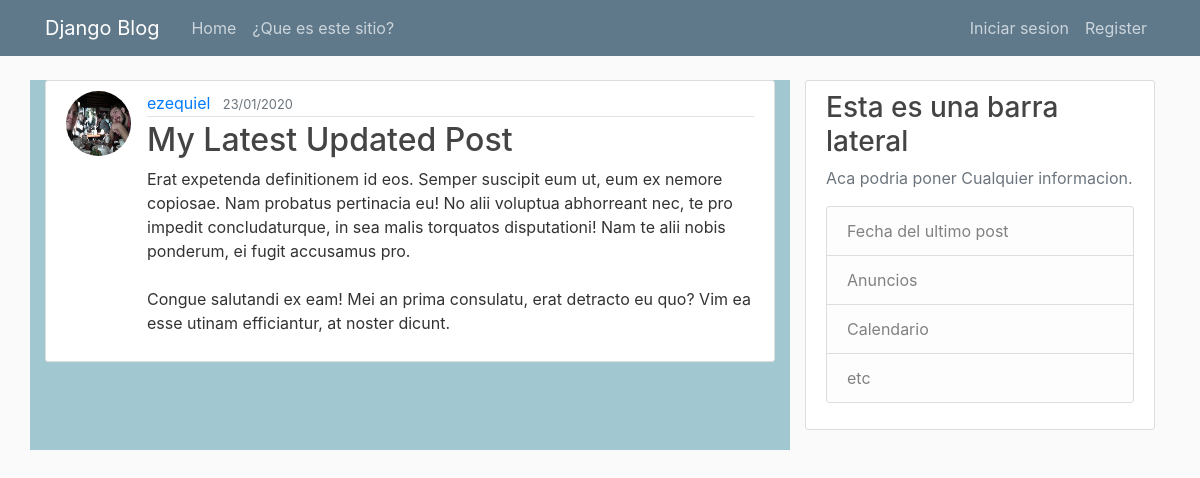
The app's page /post/17/ with its own data.
### blog/models.py (models this page shows, shortened)
class Post(models.Model):
    title = models.CharField(max_length=100)
    content = RichTextField()#models.TextField()
    date_posted = models.DateTimeField(default=timezone.now)
    author = models.ForeignKey(User, on_delete=models.CASCADE)

### users/models.py (models this page shows, shortened)
class Profile(models.Model):
    user = models.OneToOneField(
            User,
            on_delete = models.CASCADE
    )
    image = models.ImageField(
            default = 'default.jpg',
            upload_to = 'profile_pics'
    )

### blog/views.py (the view)
# urls.py: path('post/<int:pk>/', PostDetailView.as_view(), name='post-detail' ),
class PostDetailView(DetailView):
    model = Post

### blog/templates/blog/post_detail.html (shortened to what this page needs)
{% extends "blog/base.html" %}
{% block content %}
  <article class="media content-section">
    <img class="rounded-circle article-img" src="{{ object.author.profile.image.url }}" alt="">
    <div  class="media-body">
      <div class="article-metadata">
        <a class="mr-2" href="{% url 'user-posts' object.author.username %}">{{ object.author }}</a>
        <small class="text-muted">{{ object.date_posted|date:"d/m/Y" }}</small>
      </div>
      <h2 class="article-title" href="#">{{ object.title }}</h2>
      <p class="article-content">{{ object.content }}</p>
    </div>
  </article>
{% endblock content %}

### blog/static/blog/main.css (style rules this page uses)
body { background: #fafafa; color: #333333; margin-top: 5rem; }
h1, h2, h3, h4, h5, h6 { color: #444444; }
.content-section { background: #ffffff; padding: 10px 20px; border: 1px solid #dddddd; border-radius: 3px; margin-bottom: 20px; }
.article-title { color: #444444; }
.article-content { white-space: pre-line; }
.article-img { height: 65px; width: 65px; margin-right: 16px; }
.article-metadata { padding-bottom: 1px; margin-bottom: 4px; border-bottom: 1px solid #e3e3e3 }

### records on screen
Post: author.profile.image (picture), author "ezequiel", date_posted "23/01/2020", title "My Latest Updated Post", content "Erat expetenda definitionem id eos. Semper suscipit eum ut, eum ex nemore copiosae. Nam probatus pertinacia eu! No alii voluptua abhorreant nec, te pro impedit concludaturque, in sea malis torquatos disputationi! Nam te alii nobis ponderum, ei fugit accusamus pro. Congue salutandi ex eam! Mei an prima consulatu, erat detracto eu quo? Vim ea esse utinam efficiantur, at noster dicunt."
